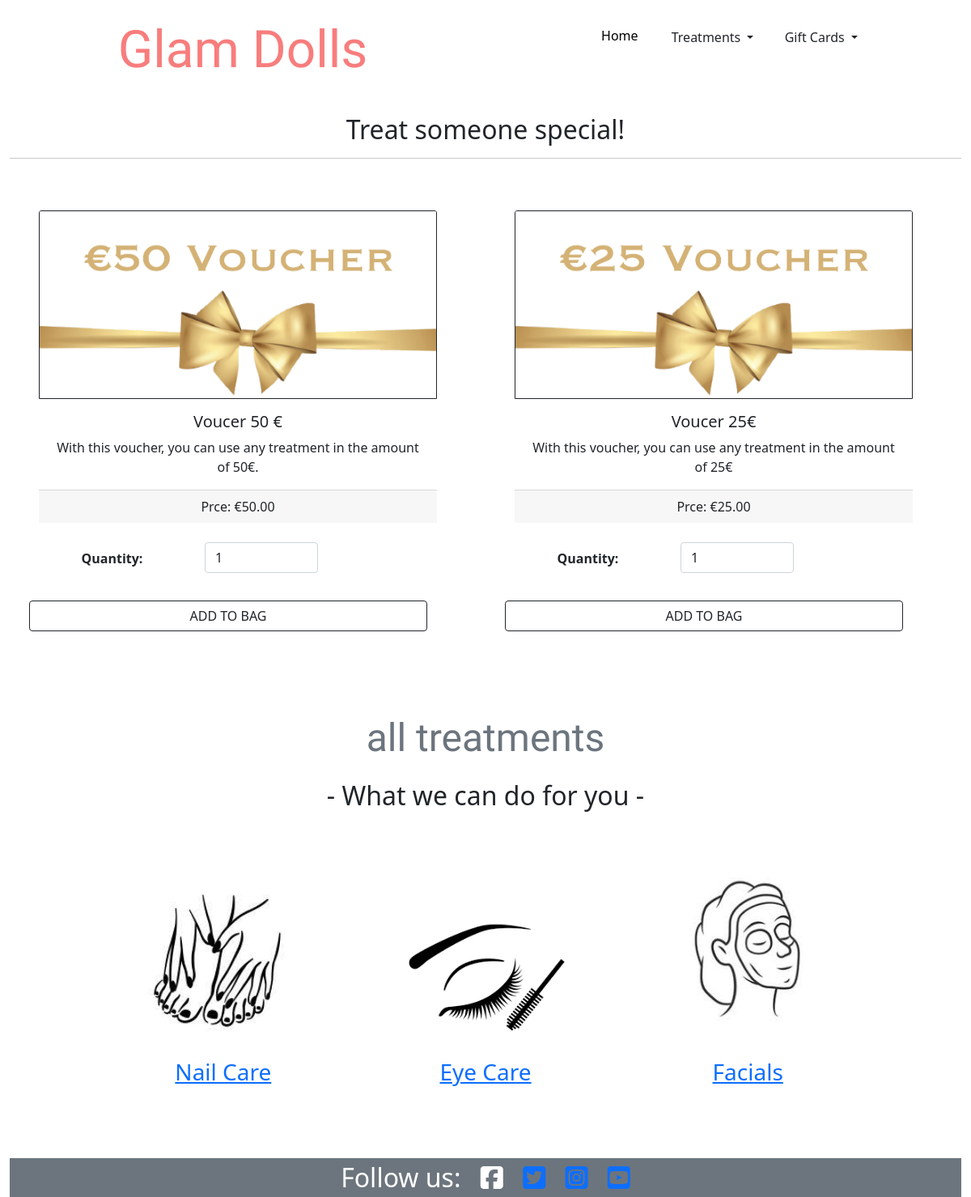
Screenshot of /products/ with the database file from the repository.
### products/models.py (models this page shows, shortened)
class Product(models.Model):
    name = models.CharField(max_length=254)
    description = models.TextField()
    price = models.DecimalField(max_digits=6, decimal_places=2)
    image_url = models.URLField(max_length=1024, null=True, blank=True)
    image = models.ImageField(null=True, blank=True)

### products/views.py (the view)
# urls.py: path('', views.all_products, name='products')
def all_products(request):
    products = Product.objects.all()
    context = {
        'products': products,
    }
    return render(request, 'products/products.html', context)

### bag/contexts.py (called while the page is built, shortened)
def bag_contents(request):
    bag_items = []
    total = 0
    product_count = 0
    bag = request.session.get('bag', {})
    context = {
        'bag_items': bag_items,
        'total': total,
        'product_count': product_count,
    }
    return context

### products/templates/products/products.html (shortened to what this page needs)
{% extends "base.html" %}
{% load static %}
{% block content %}
    <div class="container-fluid">
        <div class="row">
            <div class="col text-center mt-4">
                <h2 class="logo-font">Treat someone special!</h2>
                <hr class="w-30">
            </div>
            <div class="row">
                <div class="col-12 text-center">
                    <div class="row">
                        {% for product in products %}
                            <div class="col-sm-12 col-md-6 p-5">
                                <div class="card border-0">
                                    {% if product.name == 'Voucer 25€' %}
                                        <img src="/media/voucher25.png" class="card-img-top border border-dark" alt="voucher25">
                                    {% else %}
                                        <img src="/media/voucher50.png" class="card-img-top border border-dark" alt="voucher50">
                                    {% endif %}
                                    <div class="card-body">
                                      <h5 class="card-title">{{ product.name }}</h5>
                                      <p class="card-text">{{ product.description }}</p>
                                    </div>
                                    <div class="card-footer">
                                        Prce:  €{{ product.price }}
                                    </div>
                                    <form class="form" action="{% url 'add_to_bag' product.id %}" method="POST">
                                        <div class="row col-12 mt-4">
                                            <p class="mt-2 col-5"><strong>Quantity:</strong></p>
                                            <div class="form-group col-4 inline">
                                                <div class="input-group">
                                                    <input class="form-control qty-input" type="number" name="quantity" value="1" min="1" max="99" data-item_id="{{ product.id }}" id="id_qty_{{ product.id }}">
                                                </div>
                                            </div>
                                            <input type="submit" class="btn btn-outline-dark roundet-0 text-uppercase mt-4 col-12" value="Add to Bag">
                                        </div>
                                    </form>
                                </div>
                            </div>
                        {% endfor %}
                    </div>
                </div>
            </div>
        </div>
        {% include 'includes/icons.html' %}
        {% include 'includes/footer.html' %}
    </div>
{% endblock %}

### static/css/base.css (style rules this page uses)
html { height: 100%; }
body { margin: 0; padding: 0; }

### rows the page displays
Product: name "Voucer 50 €", description "With this voucher, you can use any treatment in the amount of 50€.", price "50.00", quantity "1"
Product: name "Voucer 25€", description "With this voucher, you can use any treatment in the amount of 25€", price "25.00"
